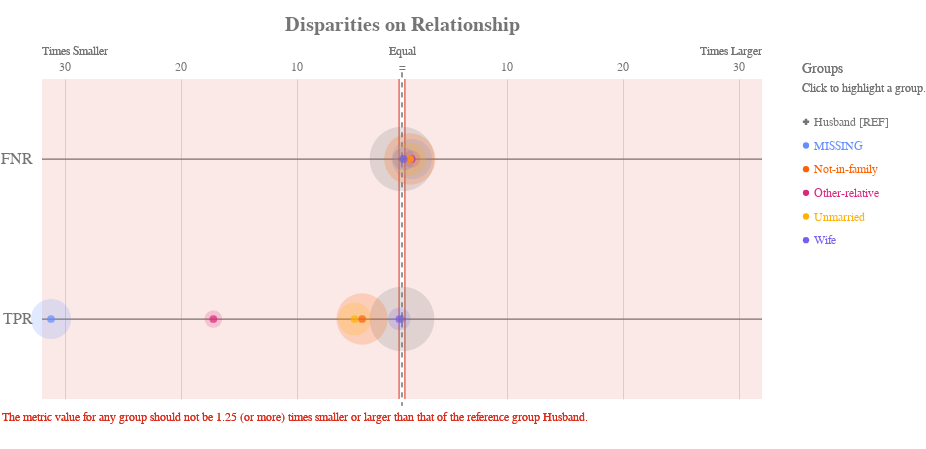

Notebook code for this chart:
### Markdown cell above
<b>Relationship</b>

Check for disparities in relationship:

### Code cell
ap.disparity(bdf, metrics, 'relationship', fairness_threshold = disparity_tolerance)

### Figure 1 — Vega-Lite specification as saved in the notebook (floating-point values rounded to 4 significant figures)
{"config": {"view": {"continuousWidth": 400, "continuousHeight": 300, "strokeWidth": 0}, "axisLeft": {"labelColor": "rgb(117,117,117)", "labelFont": "Arial", "labelFontSize": 16}, "title": {"align": "center", "baseline": "middle", "color": "rgb(117,117,117)", "font": "Arial", "fontSize": 20, "fontWeight": "bold"}}, "layer": [{"data": {"name": "data-71e4cfba6a3856b9c238379a9fe113db"}, "mark": {"type": "rule", "stroke": "rgb(117,117,117)", "strokeWidth": 1.25, "tooltip": ""}, "encoding": {"x": {"type": "quantitative", "field": "x", "scale": {"domain": [-31, 31], "range": [40.0, 760.0]}}, "x2": {"field": "x2"}, "y": {"type": "nominal", "axis": {"domain": false, "labelAngle": 0, "labelPadding": -30, "orient": "left", "ticks": false, "title": ""}, "field": "metric", "scale": {"domain": ["FNR", "TPR"], "range": [40.0, 360.0]}}}}, {"data": {"name": "data-79dd248bdaa0ea02c535240e8ad022c8"}, "mark": {"type": "rule", "stroke": "rgb(117,117,117)", "strokeDash": [5, 5], "strokeWidth": 1}, "encoding": {"tooltip": {"value": "Husband [REF]"}, "x": {"value": 400.0}, "y": {"value": 33.33}, "y2": {"value": 366.7}}}, {"data": {"name": "data-5b624d5a010c6f0beee40c3e90dced34"}, "mark": {"type": "text", "align": "center", "color": "rgb(117,117,117)", "font": "Arial", "fontSize": 12, "fontWeight": "normal", "tooltip": ""}, "encoding": {"text": {"type": "nominal", "field": "label"}, "x": {"type": "quantitative", "field": "value", "scale": {"domain": [-31, 31], "range": [40.0, 760.0]}}, "y": {"value": 28.0}}}, {"layer": [{"mark": {"type": "text", "align": "left", "fill": "rgb(117,117,117)", "font": "Arial", "fontSize": 12, "fontWeight": "normal", "tooltip": ""}, "encoding": {"text": {"value": "Times Smaller"}, "x": {"value": 40.0}, "y": {"value": 12.0}}}, {"mark": {"type": "text", "align": "right", "fill": "rgb(117,117,117)", "font": "Arial", "fontSize": 12, "fontWeight": "normal", "tooltip": ""}, "encoding": {"text": {"value": "Times Larger"}, "x": {"value": 760.0}, "y": {"value": 12.0}}}, {"mark": {"type": "text", "align": "center", "fill": "rgb(117,117,117)", "font": "Arial", "fontSize": 12, "fontWeight": "normal", "tooltip": ""}, "encoding": {"text": {"value": "Equal"}, "x": {"value": 400.0}, "y": {"value": 12.0}}}], "data": {"name": "data-79dd248bdaa0ea02c535240e8ad022c8"}}, {"layer": [{"mark": {"type": "rule", "opacity": 0.8, "stroke": "rgb(217, 46, 28)", "strokeWidth": 1.25, "tooltip": ""}, "encoding": {"x": {"type": "quantitative", "field": "min", "scale": {"domain": [-31, 31], "range": [40.0, 760.0]}}, "y": {"value": 40.0}, "y2": {"value": 360.0}}}, {"mark": {"type": "rule", "opacity": 0.8, "stroke": "rgb(217, 46, 28)", "strokeWidth": 1.25, "tooltip": ""}, "encoding": {"x": {"type": "quantitative", "field": "max", "scale": {"domain": [-31, 31], "range": [40.0, 760.0]}}, "y": {"value": 40.0}, "y2": {"value": 360.0}}}, {"layer": [{"mark": {"type": "rect", "fill": "rgb(217, 46, 28)", "opacity": 0.1, "tooltip": ""}, "encoding": {"x": {"type": "quantitative", "field": "min", "scale": {"domain": [-31, 31], "range": [40.0, 760.0]}}, "x2": {"field": "lower_end"}, "y": {"value": 40.0}, "y2": {"value": 360.0}}}, {"mark": {"type": "rect", "fill": "rgb(217, 46, 28)", "opacity": 0.1, "tooltip": ""}, "encoding": {"x": {"type": "quantitative", "field": "max", "scale": {"domain": [-31, 31], "range": [40.0, 760.0]}}, "x2": {"field": "upper_end"}, "y": {"value": 40.0}, "y2": {"value": 360.0}}}]}, {"data": {"name": "data-79dd248bdaa0ea02c535240e8ad022c8"}, "mark": {"type": "text", "align": "left", "baseline": "top", "fill": "rgb(217, 46, 28)", "font": "Arial", "fontSize": 12, "fontWeight": "normal", "tooltip": ""}, "encoding": {"text": {"value": "The metric value for any group should not be 1.25 (or more) times smaller or larger than that of the reference group Husband."}, "x": {"value": 0}, "y": {"value": 373.3}}}], "data": {"name": "data-7d5d3499b0cb8b79c57bd1fea4b14b6e"}}, {"layer": [{"mark": "circle"}, {"data": {"name": "data-f68946283ad07125fd2acf224b9ed128"}, "mark": {"type": "circle", "opacity": 0.2}, "encoding": {"color": {"condition": {"type": "nominal", "field": "attribute_value", "legend": null, "scale": {"domain": ["Husband", "MISSING", "Not-in-family", "Other-relative", "Unmarried", "Wife"], "range": ["rgb(117,117,117)", "rgb(100, 143, 255)", "rgb(254, 97, 0)", "rgb(220, 38, 127)", "rgb(255, 176, 0)", "rgb(120, 94, 240)"]}, "selection": "selector025"}, "value": "rgb(224,224,224)"}, "size": {"type": "quantitative", "field": "group_size", "legend": null, "scale": {"domain": [0, 15830.0], "range": [0, 5027.0]}}, "tooltip": [{"type": "nominal", "field": "attribute_value", "title": "Group"}, {"type": "nominal", "field": "tooltip_group_size", "title": "Group Size"}, {"type": "nominal", "field": "tooltip_disparity_explanation_fnr", "title": "Disparity"}, {"type": "quantitative", "field": "fnr", "format": ".2f", "title": "FNR"}], "x": {"type": "quantitative", "axis": {"domain": false, "labels": false, "ticks": false, "title": null, "values": [9, 19, 29, -29, -19, -9]}, "field": "fnr_disparity_scaled", "scale": {"domain": [-31, 31], "range": [40.0, 760.0]}}, "y": {"type": "nominal", "axis": {"domain": false, "grid": false, "labels": false, "ticks": false, "title": " "}, "field": "metric_variable", "scale": {"domain": ["FNR", "TPR"], "range": [40.0, 360.0]}}}, "selection": {"selector027": {"type": "multi", "empty": "all", "fields": ["attribute_value"]}}, "transform": [{"calculate": "'FNR'", "as": "metric_variable"}]}, {"data": {"name": "data-f68946283ad07125fd2acf224b9ed128"}, "mark": {"type": "circle", "opacity": 0.2}, "encoding": {"color": {"condition": {"type": "nominal", "field": "attribute_value", "legend": null, "scale": {"domain": ["Husband", "MISSING", "Not-in-family", "Other-relative", "Unmarried", "Wife"], "range": ["rgb(117,117,117)", "rgb(100, 143, 255)", "rgb(254, 97, 0)", "rgb(220, 38, 127)", "rgb(255, 176, 0)", "rgb(120, 94, 240)"]}, "selection": "selector025"}, "value": "rgb(224,224,224)"}, "size": {"type": "quantitative", "field": "group_size", "legend": null, "scale": {"domain": [0, 15830.0], "range": [0, 5027.0]}}, "tooltip": [{"type": "nominal", "field": "attribute_value", "title": "Group"}, {"type": "nominal", "field": "tooltip_group_size", "title": "Group Size"}, {"type": "nominal", "field": "tooltip_disparity_explanation_tpr", "title": "Disparity"}, {"type": "quantitative", "field": "tpr", "format": ".2f", "title": "TPR"}], "x": {"type": "quantitative", "axis": {"domain": false, "labels": false, "ticks": false, "title": null, "values": [9, 19, 29, -29, -19, -9]}, "field": "tpr_disparity_scaled", "scale": {"domain": [-31, 31], "range": [40.0, 760.0]}}, "y": {"type": "nominal", "axis": {"domain": false, "grid": false, "labels": false, "ticks": false, "title": " "}, "field": "metric_variable", "scale": {"domain": ["FNR", "TPR"], "range": [40.0, 360.0]}}}, "selection": {"selector029": {"type": "multi", "empty": "all", "fields": ["attribute_value"]}}, "transform": [{"calculate": "'TPR'", "as": "metric_variable"}]}, {"layer": [{"mark": "point"}, {"data": {"name": "data-f68946283ad07125fd2acf224b9ed128"}, "mark": {"type": "point", "filled": true, "size": 60}, "encoding": {"color": {"condition": {"type": "nominal", "field": "attribute_value", "legend": null, "scale": {"domain": ["Husband", "MISSING", "Not-in-family", "Other-relative", "Unmarried", "Wife"], "range": ["rgb(117,117,117)", "rgb(100, 143, 255)", "rgb(254, 97, 0)", "rgb(220, 38, 127)", "rgb(255, 176, 0)", "rgb(120, 94, 240)"]}, "selection": "selector025"}, "value": "rgb(224,224,224)"}, "shape": {"type": "nominal", "field": "attribute_value", "legend": null, "scale": {"domain": ["Husband", "MISSING", "Not-in-family", "Other-relative", "Unmarried", "Wife"], "range": ["cross", "circle", "circle", "circle", "circle", "circle"]}}, "tooltip": [{"type": "nominal", "field": "attribute_value", "title": "Group"}, {"type": "nominal", "field": "tooltip_group_size", "title": "Group Size"}, {"type": "nominal", "field": "tooltip_disparity_explanation_fnr", "title": "Disparity"}, {"type": "quantitative", "field": "fnr", "format": ".2f", "title": "FNR"}], "x": {"type": "quantitative", "axis": {"domain": false, "labels": false, "ticks": false, "title": null, "values": [9, 19, 29, -29, -19, -9]}, "field": "fnr_disparity_scaled", "scale": {"domain": [-31, 31], "range": [40.0, 760.0]}}, "y": {"type": "nominal", "axis": {"domain": false, "grid": false, "labels": false, "ticks": false, "title": " "}, "field": "metric_variable", "scale": {"domain": ["FNR", "TPR"], "range": [40.0, 360.0]}}}, "selection": {"selector026": {"type": "multi", "empty": "all", "fields": ["attribute_value"]}}, "transform": [{"calculate": "'FNR'", "as": "metric_variable"}]}, {"data": {"name": "data-f68946283ad07125fd2acf224b9ed128"}, "mark": {"type": "point", "filled": true, "size": 60}, "encoding": {"color": {"condition": {"type": "nominal", "field": "attribute_value", "legend": null, "scale": {"domain": ["Husband", "MISSING", "Not-in-family", "Other-relative", "Unmarried", "Wife"], "range": ["rgb(117,117,117)", "rgb(100, 143, 255)", "rgb(254, 97, 0)", "rgb(220, 38, 127)", "rgb(255, 176, 0)", "rgb(120, 94, 240)"]}, "selection": "selector025"}, "value": "rgb(224,224,224)"}, "shape": {"type": "nominal", "field": "attribute_value", "legend": null, "scale": {"domain": ["Husband", "MISSING", "Not-in-family", "Other-relative", "Unmarried", "Wife"], "range": ["cross", "circle", "circle", "circle", "circle", "circle"]}}, "tooltip": [{"type": "nominal", "field": "attribute_value", "title": "Group"}, {"type": "nominal", "field": "tooltip_group_size", "title": "Group Size"}, {"type": "nominal", "field": "tooltip_disparity_explanation_tpr", "title": "Disparity"}, {"type": "quantitative", "field": "tpr", "format": ".2f", "title": "TPR"}], "x": {"type": "quantitative", "axis": {"domain": false, "labels": false, "ticks": false, "title": null, "values": [9, 19, 29, -29, -19, -9]}, "field": "tpr_disparity_scaled", "scale": {"domain": [-31, 31], "range": [40.0, 760.0]}}, "y": {"type": "nominal", "axis": {"domain": false, "grid": false, "labels": false, "ticks": false, "title": " "}, "field": "metric_variable", "scale": {"domain": ["FNR", "TPR"], "range": [40.0, 360.0]}}}, "selection": {"selector028": {"type": "multi", "empty": "all", "fields": ["attribute_value"]}}, "transform": [{"calculate": "'TPR'", "as": "metric_variable"}]}]}]}, {"layer": [{"mark": {"type": "point", "filled": true, "opacity": 1, "size": 39.48}, "encoding": {"color": {"condition": {"type": "nominal", "field": "attribute_value", "legend": null, "scale": {"domain": ["Husband", "MISSING", "Not-in-family", "Other-relative", "Unmarried", "Wife"], "range": ["rgb(117,117,117)", "rgb(100, 143, 255)", "rgb(254, 97, 0)", "rgb(220, 38, 127)", "rgb(255, 176, 0)", "rgb(120, 94, 240)"]}, "selection": "selector025"}, "value": "rgb(224,224,224)"}, "shape": {"type": "nominal", "field": "attribute_value", "legend": null, "scale": {"domain": ["Husband", "MISSING", "Not-in-family", "Other-relative", "Unmarried", "Wife"], "range": ["cross", "circle", "circle", "circle", "circle", "circle"]}}, "x": {"value": 804}, "y": {"type": "nominal", "axis": {"domain": false, "grid": false, "labels": false, "ticks": false, "title": " "}, "field": "attribute_value", "scale": {"domain": ["Husband", "MISSING", "Not-in-family", "Other-relative", "Unmarried", "Wife"], "range": [71, 213]}}}, "selection": {"selector025": {"type": "multi", "empty": "all", "fields": ["attribute_value"]}}}, {"mark": {"type": "text", "align": "left", "baseline": "middle", "font": "Arial", "fontSize": 12, "fontWeight": "normal"}, "encoding": {"color": {"condition": {"type": "nominal", "field": "attribute_value", "legend": null, "scale": {"domain": ["Husband", "MISSING", "Not-in-family", "Other-relative", "Unmarried", "Wife"], "range": ["rgb(117,117,117)", "rgb(100, 143, 255)", "rgb(254, 97, 0)", "rgb(220, 38, 127)", "rgb(255, 176, 0)", "rgb(120, 94, 240)"]}, "selection": "selector025"}, "value": "rgb(224,224,224)"}, "text": {"type": "nominal", "field": "label"}, "x": {"value": 812}, "y": {"type": "nominal", "axis": {"domain": false, "grid": false, "labels": false, "ticks": false, "title": " "}, "field": "attribute_value", "scale": {"domain": ["Husband", "MISSING", "Not-in-family", "Other-relative", "Unmarried", "Wife"], "range": [71, 213]}}}, "selection": {"selector030": {"type": "multi", "empty": "all", "fields": ["attribute_value"]}}}, {"data": {"name": "data-79dd248bdaa0ea02c535240e8ad022c8"}, "mark": {"type": "text", "align": "left", "baseline": "middle", "color": "rgb(117,117,117)", "font": "Arial", "fontSize": 12, "fontWeight": "normal"}, "encoding": {"text": {"value": "Click to highlight a group."}, "x": {"value": 800}, "y": {"value": 49}}}, {"data": {"name": "data-79dd248bdaa0ea02c535240e8ad022c8"}, "mark": {"type": "text", "align": "left", "baseline": "middle", "color": "rgb(117,117,117)", "font": "Arial", "fontSize": 14, "fontWeight": "normal"}, "encoding": {"text": {"value": "Groups"}, "x": {"value": 800}, "y": {"value": 30}}}], "data": {"name": "data-167f1c496ec713c1a43b6f7dca968f51"}}], "height": 400, "padding": {"top": 15, "bottom": 10}, "resolve": {"scale": {"size": "independent", "y": "independent"}}, "title": "Disparities on Relationship", "width": 800, "$schema": "https://vega.github.io/schema/vega-lite/v4.8.1.json", "datasets": {"data-71e4cfba6a3856b9c238379a9fe113db": [{"metric": "FNR", "x": -31, "x2": 31}, {"metric": "TPR", "x": -31, "x2": 31}], "data-79dd248bdaa0ea02c535240e8ad022c8": [{"a": 1, "b": 0}, {"a": 1, "b": 0}], "data-5b624d5a010c6f0beee40c3e90dced34": [{"value": 9, "label": 10}, {"value": 19, "label": 20}, {"value": 29, "label": 30}, {"value": -29, "label": 30}, {"value": -19, "label": 20}, {"value": -9, "label": 10}, {"value": 0, "label": "="}], "data-7d5d3499b0cb8b79c57bd1fea4b14b6e": [{"min": -0.25, "max": 0.25, "lower_end": -31, "upper_end": 31}], "data-f68946283ad07125fd2acf224b9ed128": [{"attribute_name": "relationship", "attribute_value": "Husband", "group_size": 13193, "total_entities": 32561, "fnr": 0.534, "tpr": 0.466, "fnr_disparity": 1.0, "tpr_disparity": 1.0, "fnr_disparity_scaled": 0.0, "tpr_disparity_scaled": 0.0, "tooltip_group_size": "13,193 (40.52%)", "tooltip_disparity_explanation_fnr": "Reference group", "tooltip_disparity_explanation_tpr": "Reference group"}, {"attribute_name": "relationship", "attribute_value": "MISSING", "group_size": 5068, "total_entities": 32561, "fnr": 0.9851, "tpr": 0.01493, "fnr_disparity": 1.845, "tpr_disparity": 0.03203, "fnr_disparity_scaled": 0.8448, "tpr_disparity_scaled": -30.22, "tooltip_group_size": "5,068 (15.56%)", "tooltip_disparity_explanation_fnr": "1.84 times larger FNR than the reference group", "tooltip_disparity_explanation_tpr": "31.22 times smaller TPR than the reference group"}, {"attribute_name": "relationship", "attribute_value": "Not-in-family", "group_size": 8305, "total_entities": 32561, "fnr": 0.8949, "tpr": 0.1051, "fnr_disparity": 1.676, "tpr_disparity": 0.2256, "fnr_disparity_scaled": 0.6759, "tpr_disparity_scaled": -3.433, "tooltip_group_size": "8,305 (25.51%)", "tooltip_disparity_explanation_fnr": "1.68 times larger FNR than the reference group", "tooltip_disparity_explanation_tpr": "4.43 times smaller TPR than the reference group"}, {"attribute_name": "relationship", "attribute_value": "Other-relative", "group_size": 981, "total_entities": 32561, "fnr": 0.973, "tpr": 0.02703, "fnr_disparity": 1.822, "tpr_disparity": 0.05799, "fnr_disparity_scaled": 0.8222, "tpr_disparity_scaled": -16.24, "tooltip_group_size": "981 (3.01%)", "tooltip_disparity_explanation_fnr": "1.82 times larger FNR than the reference group", "tooltip_disparity_explanation_tpr": "17.24 times smaller TPR than the reference group"}, {"attribute_name": "relationship", "attribute_value": "Unmarried", "group_size": 3446, "total_entities": 32561, "fnr": 0.9083, "tpr": 0.09174, "fnr_disparity": 1.701, "tpr_disparity": 0.1969, "fnr_disparity_scaled": 0.701, "tpr_disparity_scaled": -4.08, "tooltip_group_size": "3,446 (10.58%)", "tooltip_disparity_explanation_fnr": "1.70 times larger FNR than the reference group", "tooltip_disparity_explanation_tpr": "5.08 times smaller TPR than the reference group"}, {"attribute_name": "relationship", "attribute_value": "Wife", "group_size": 1568, "total_entities": 32561, "fnr": 0.6201, "tpr": 0.3799, "fnr_disparity": 1.161, "tpr_disparity": 0.8151, "fnr_disparity_scaled": 0.1614, "tpr_disparity_scaled": -0.2268, "tooltip_group_size": "1,568 (4.82%)", "tooltip_disparity_explanation_fnr": "1.16 times larger FNR than the reference group", "tooltip_disparity_explanation_tpr": "1.23 times smaller TPR than the reference group"}], "data-167f1c496ec713c1a43b6f7dca968f51": [{"attribute_value": "Husband", "label": "Husband [REF]"}, {"attribute_value": "MISSING", "label": "MISSING"}, {"attribute_value": "Not-in-family", "label": "Not-in-family"}, {"attribute_value": "Other-relative", "label": "Other-relative"}, {"attribute_value": "Unmarried", "label": "Unmarried"}, {"attribute_value": "Wife", "label": "Wife"}]}}
